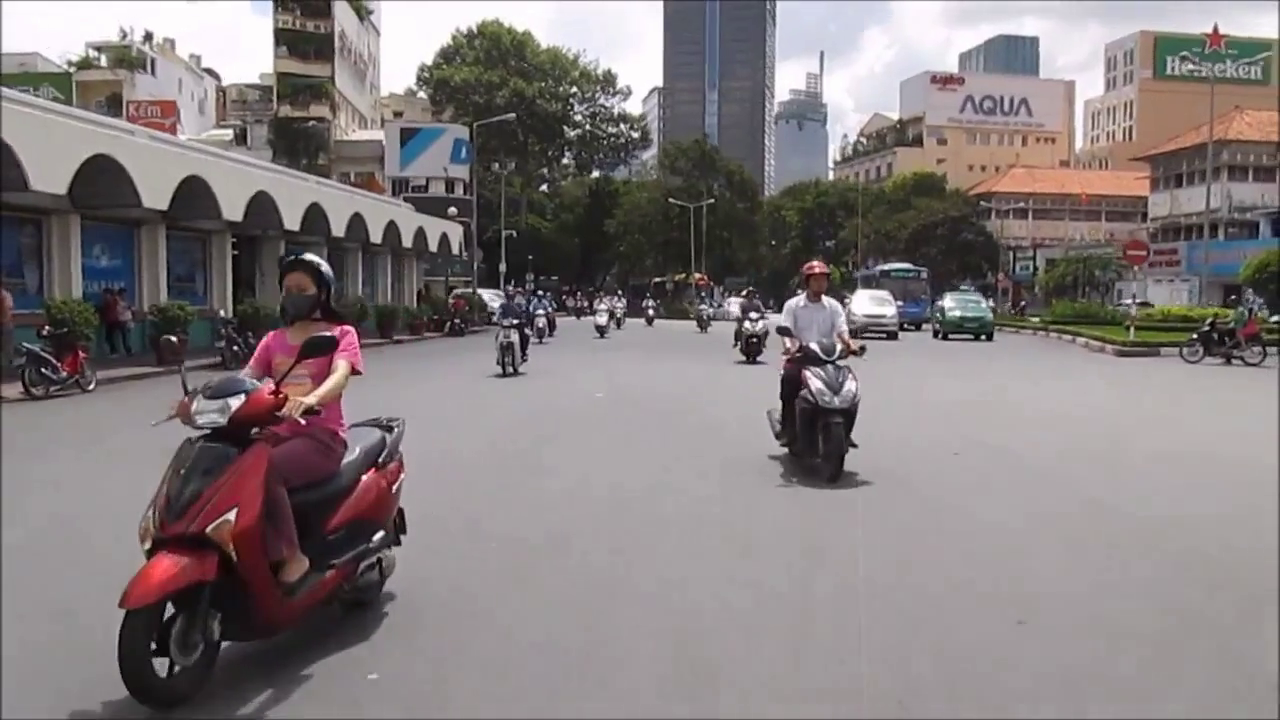
#> input picture frame 7 of data_process/video_car.mp4, 1280 x 720 px, given in place of 1_2.avi, which was not available
$ python demo3.py
#> lines starting #> are read from the running program, lines starting #| are printed output that depends on the picture; after the words box and inside, x2 and y2 are one past the last pixel; in counts of white or black regions, pixels touching at a corner belong together; pictures that were not available may be replaced by others from this repository, and a replacement may not be noted
#> further down, img is the input picture: shape (720, 1280, 3); mean B, G, R 126, 125.1, 132.7
import cv2
from PIL import Image
from pylab import *

def drawing(flag, point, id, type, weight,img):
#> called with flag = 4, id = '1', type = 'truck', weight = '15000kg'
    p1 = (int(point[0])-15, int(point[1])-9)
    p2 = (int(point[0])+15, int(point[1])+9)
    color = (0, 0, 255)
    thick = 1

    cv2.rectangle(img, p1, p2, color, thick)
#> img: shape (720, 1280, 3); 0.01% of pixels changed, all inside (x1, y1, x2, y2) = (360, 280, 391, 299)
    if flag == 1:
        cv2.line(img, (int(point[0]), int(point[1])), (int(point[0]), int(point[1] - 140)), (0, 0, 255), 1)
        cv2.putText(img, 'ID:' + str(id), (int(point[0] + 5), int(point[1] - 130)), cv2.FONT_HERSHEY_COMPLEX, 0.5,
                    (0, 0, 255), 1)
        cv2.putText(img, 'TYPE:' + str(type), (int(point[0] + 5), int(point[1] - 115)), cv2.FONT_HERSHEY_COMPLEX, 0.5,
                    (0, 0, 255), 1)
        cv2.putText(img, 'WEIGHT:' + str(weight), (int(point[0] + 5), int(point[1] - 100)), cv2.FONT_HERSHEY_COMPLEX,
                    0.5, (0, 0, 255), 1)
    if flag == 2:
        cv2.line(img, (int(point[0]), int(point[1])), (int(point[0]), int(point[1] - 110)), (0, 0, 255), 1)
        cv2.putText(img, 'ID:' + str(id), (int(point[0] + 5), int(point[1] - 100)), cv2.FONT_HERSHEY_COMPLEX, 0.5,
                    (0, 0, 255), 1)
        cv2.putText(img, 'TYPE:' + str(type), (int(point[0] + 5), int(point[1] - 85)), cv2.FONT_HERSHEY_COMPLEX, 0.5,
                    (0, 0, 255), 1)
        cv2.putText(img, 'WEIGHT:' + str(weight), (int(point[0] + 5), int(point[1] - 70)), cv2.FONT_HERSHEY_COMPLEX,
                    0.5, (0, 0, 255), 1)
    if flag == 3:
        cv2.rectangle(img, p1, p2, color, thick)
        cv2.line(img, (int(point[0]), int(point[1])), (int(point[0]), int(point[1] + 110)), (0, 0, 255), 1)
        cv2.putText(img, 'ID:' + str(id), (int(point[0] + 5), int(point[1] + 80)), cv2.FONT_HERSHEY_COMPLEX, 0.5,
                    (0, 0, 255), 1)
        cv2.putText(img, 'TYPE:' + str(type), (int(point[0] + 5), int(point[1] + 95)), cv2.FONT_HERSHEY_COMPLEX, 0.5,
                    (0, 0, 255), 1)
        cv2.putText(img, 'WEIGHT:' + str(weight), (int(point[0] + 5), int(point[1] + 110)), cv2.FONT_HERSHEY_COMPLEX,
                    0.5, (0, 0, 255), 1)
    if flag == 4:
        cv2.rectangle(img, p1, p2, color, thick)
        cv2.line(img, (int(point[0]), int(point[1])), (int(point[0]), int(point[1] + 140)), (0, 0, 255), 1)
#> img: shape (720, 1280, 3); mean B, G, R 126, 125, 132.7
        cv2.putText(img, 'ID:' + str(id), (int(point[0] + 5), int(point[1] + 110)), cv2.FONT_HERSHEY_COMPLEX, 0.5,
                    (0, 0, 255), 1)
#> img: shape (720, 1280, 3); mean B, G, R 126, 125, 132.7
        cv2.putText(img, 'TYPE:' + str(type), (int(point[0] + 5), int(point[1] + 125)), cv2.FONT_HERSHEY_COMPLEX, 0.5,
                    (0, 0, 255), 1)
#> img: shape (720, 1280, 3); mean B, G, R 125.9, 125, 132.8
        cv2.putText(img, 'WEIGHT:' + str(weight), (int(point[0] + 5), int(point[1] + 140)), cv2.FONT_HERSHEY_COMPLEX,
                    0.5, (0, 0, 255), 1)
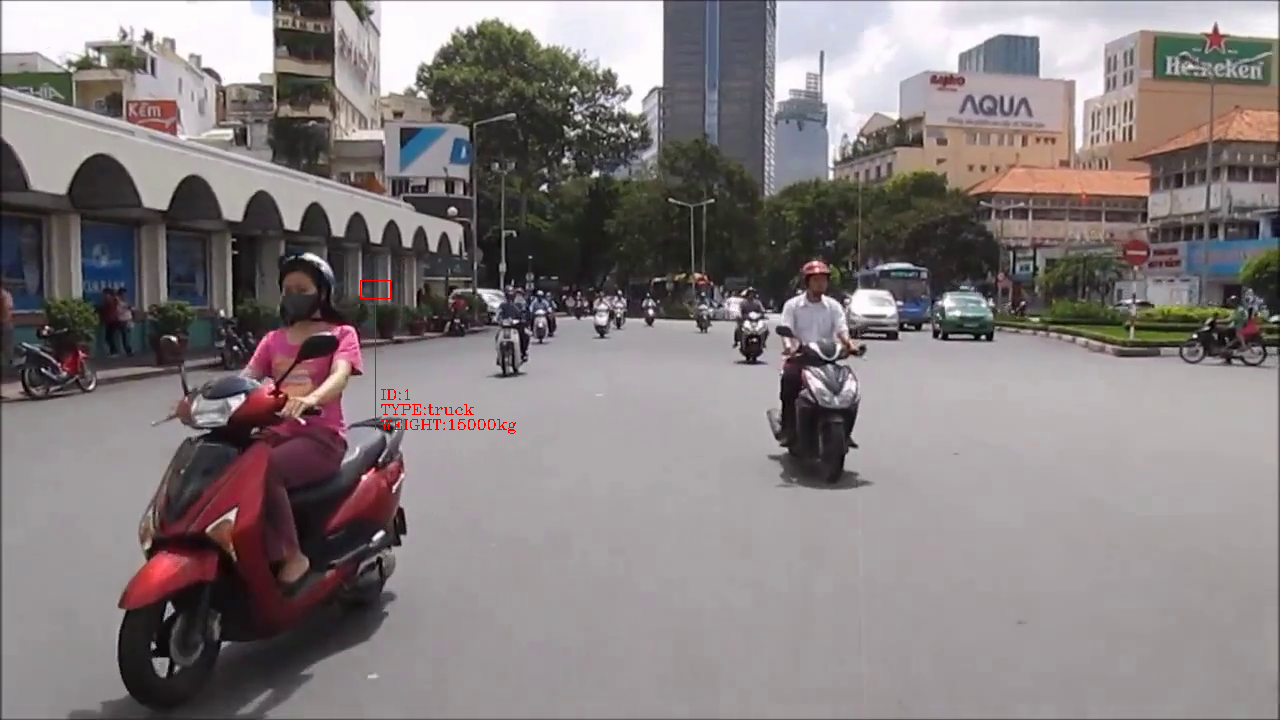
#> img: shape (720, 1280, 3); mean B, G, R 125.8, 124.9, 132.8

    return img

class object():
    flag = 0
    point = ()
    id = ''
    tpye = ''
    weight = ''

cap = cv2.VideoCapture('C:\\Users\yunxu\\Desktop\\jtl\\1_2.avi')

tf, img = cap.read()

nFps = cap.get(cv2.CAP_PROP_FPS)
print(nFps)
delay = int(1000/nFps)
print(delay)
time = 0
'''
车道位置：
1  548 183    距离: 548 - 207 = 341  373 440
2  548 217
3  207 254
4  207 289
'''

# 1：4车道位置中央 0s  7s truck  0-175
object1 = object()    # 548 - 375 = 173
object1.flag = 4
object1.point = (375, 289)   # 175  173/175 = 1
object1.id = '1'
object1.type = 'truck'
object1.weight = '15000kg'

# 2: 2车道起始    11s  25s car  14 * 25 = 350   275-625
object2 = object()   # 341 / 350 = 0.97
object2.flag = 2
object2.point = (548, 217)
object2.id = '2'
object2.type = 'car'
object2.weight = '2001kg'

# 3: 4车道起始    17s  28s truck 11 * 25 = 275   425-700
object3 = object()   # 341 / 275 = 1.24
object3.flag = 4
object3.point = (207, 289)
object3.id = '3'
object3.type = 'truck'
object3.weight = '11000kg'

# 4: 3车道起始     19s  29s car 10 * 25 = 250   475-725
object4 = object()   # 341/250 = 1.364
object4.flag = 3
object4.point = (207, 254)
object4.id = '4'
object4.type = 'car'
object4.weight = '2001kg'

# 5: 4车道起始    31s   40s car 9 * 25 = 225    775-1000
object5 = object()  # 341/225 = 1.51
object5.flag = 4
object5.point = (207, 289)
object5.id = '5'
object5.type = 'car'
object5.weight = '2001kg'

# 6: 3车道起始   34s   43s  car 9 * 25 =225   850-1075
object6 = object()  # 341 / 225 = 1.51
object6.flag = 3
object6.point = (207, 254)
object6.id = '6'
object6.type = 'car'
object6.weight = '2001kg'

# 7: 2车道起始   33s   45s  car 12 * 25 = 300  825-1125
object7 = object() # 341/300 = 1.14
object7.flag = 2
object7.point = (548, 217)
object7.id = '7'
object7.type = 'car'
object7.weight = '2001kg'

list_t1 = list(object1.point)
list_t2 = list(object2.point)
list_t3 = list(object3.point)
list_t4 = list(object4.point)
list_t5 = list(object5.point)
list_t6 = list(object6.point)
list_t7 = list(object7.point)

while(tf):


    if time < 175:
        img = drawing(object1.flag, list_t1, object1.id, object1.type, object1.weight,img)
        list_t1[0] = list_t1[0] + 1
    if time > 275 and time < 625:
        img = drawing(object2.flag, list_t2, object2.id, object2.type, object2.weight, img)
        list_t2[0] = list_t2[0] - 0.97
    if time > 425 and time < 700:
        img = drawing(object3.flag, list_t3, object3.id, object3.type, object3.weight, img)
        list_t3[0] = list_t3[0] + 1.24
    if time > 475 and time < 725:
        img = drawing(object4.flag, list_t4, object4.id, object4.type, object4.weight, img)
        list_t4[0] = list_t4[0] + 1.364
    if time > 755 and time < 1000:
        img = drawing(object5.flag, list_t5, object5.id, object5.type, object5.weight, img)
        list_t5[0] = list_t5[0] + 1.51
    if time > 850 and time < 1075:
        img = drawing(object6.flag, list_t6, object6.id, object6.type, object6.weight, img)
        list_t6[0] = list_t6[0] + 1.51
    if time > 825 and time < 1125:
        img = drawing(object7.flag, list_t7, object7.id, object7.type, object7.weight, img)
        list_t7[0] = list_t7[0] - 1.14


    time += 1
    print(time)
    cv2.imshow('img',img)
    cv2.waitKey(delay - 8)
    tf, img = cap.read()
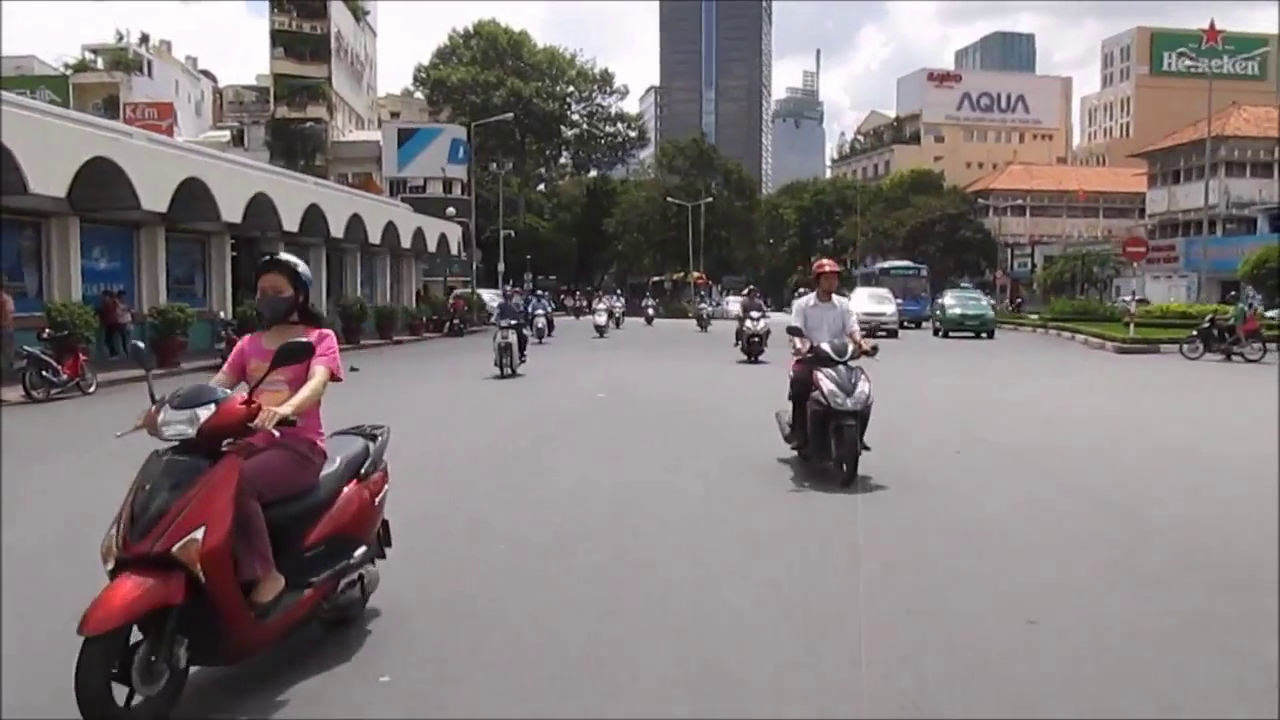
#> input picture frame 8 of data_process/video_car.mp4, 1280 x 720 px, given in place of 1_2.avi, which was not available
#> img is the input picture: shape (720, 1280, 3); mean B, G, R 124.8, 123.9, 131.9

$ run again, starting later in the video
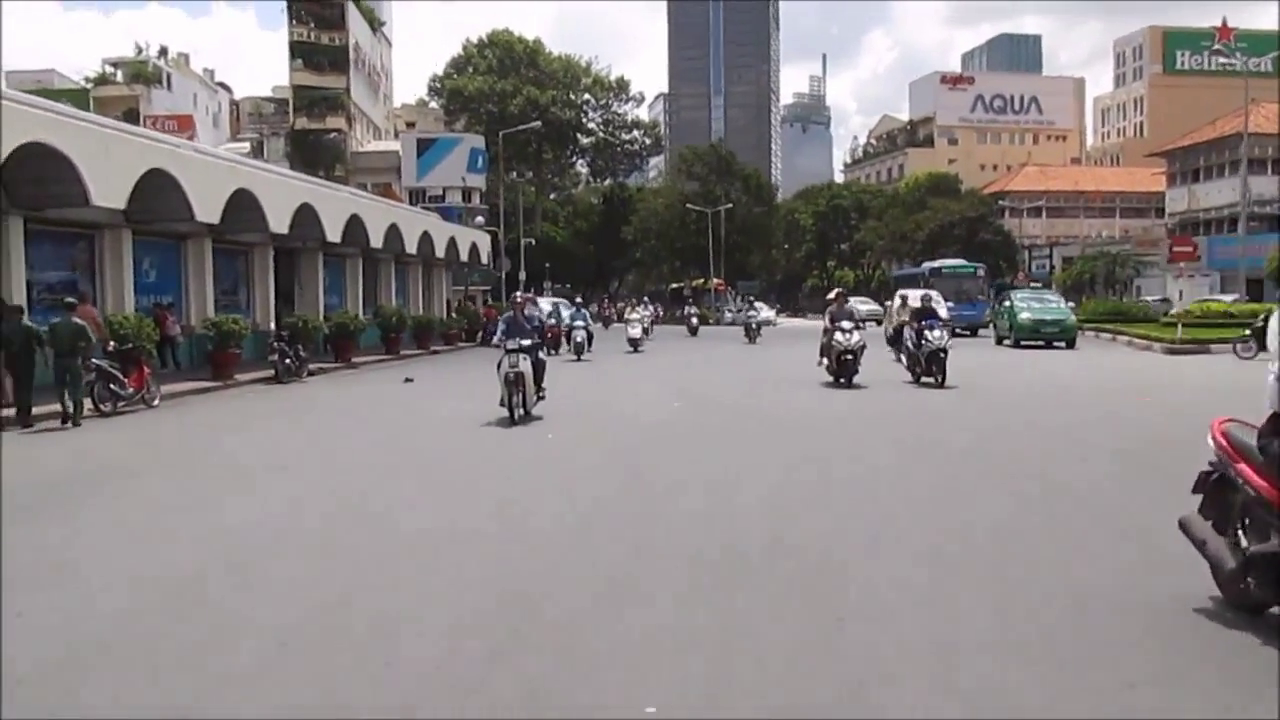
#> input picture frame 31 of data_process/video_car.mp4, 1280 x 720 px, given in place of 1_2.avi, which was not available
#> img is the input picture: shape (720, 1280, 3); mean B, G, R 134.1, 133.6, 139.3
#> in drawing, `cv2.putText(img, 'WEIGHT:' + str(weight), (int(point[0] + 5), int(poin..`:
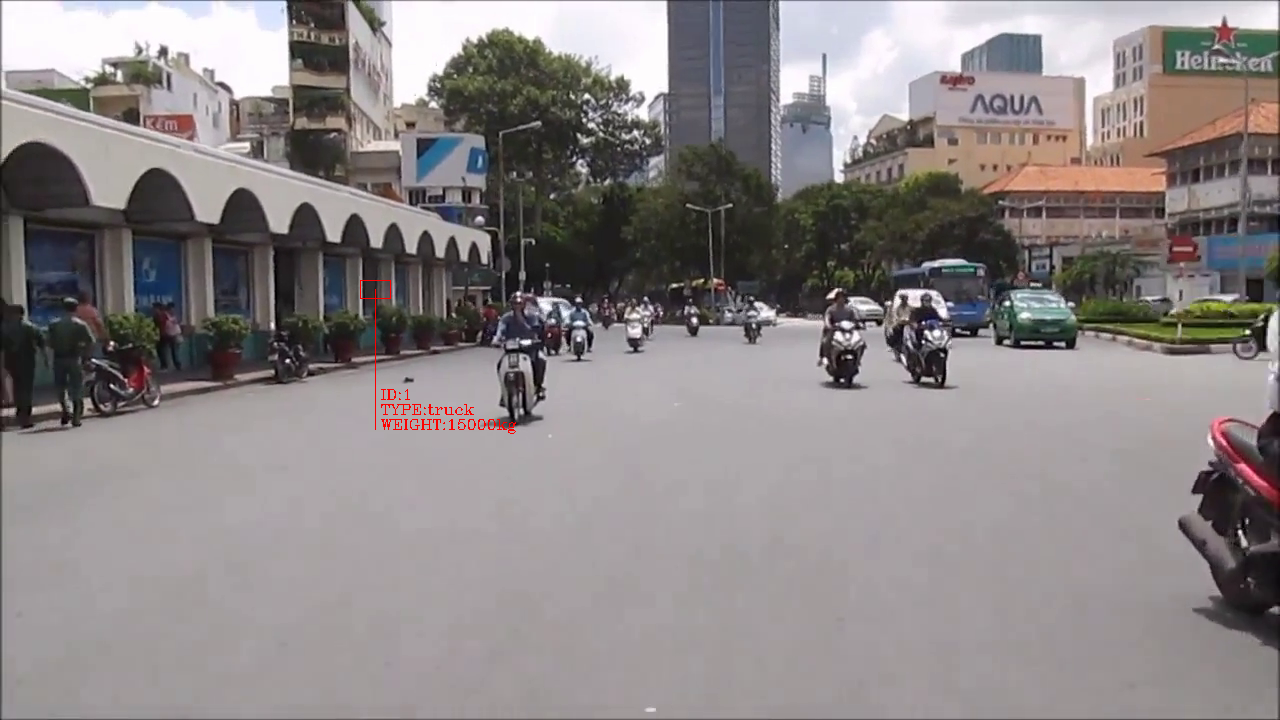
#> img: shape (720, 1280, 3); mean B, G, R 133.9, 133.5, 139.5
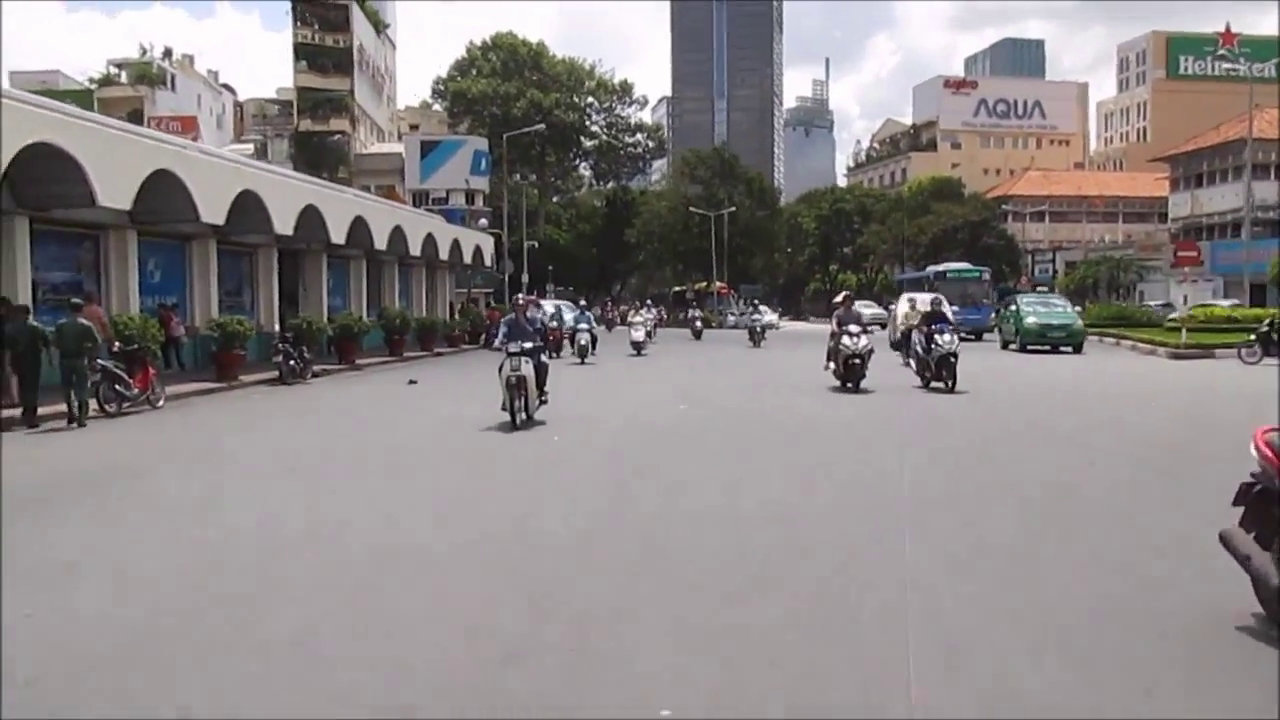
#> input picture frame 32 of data_process/video_car.mp4, 1280 x 720 px, given in place of 1_2.avi, which was not available
#> img is the input picture: shape (720, 1280, 3); mean B, G, R 135.9, 135.3, 141
